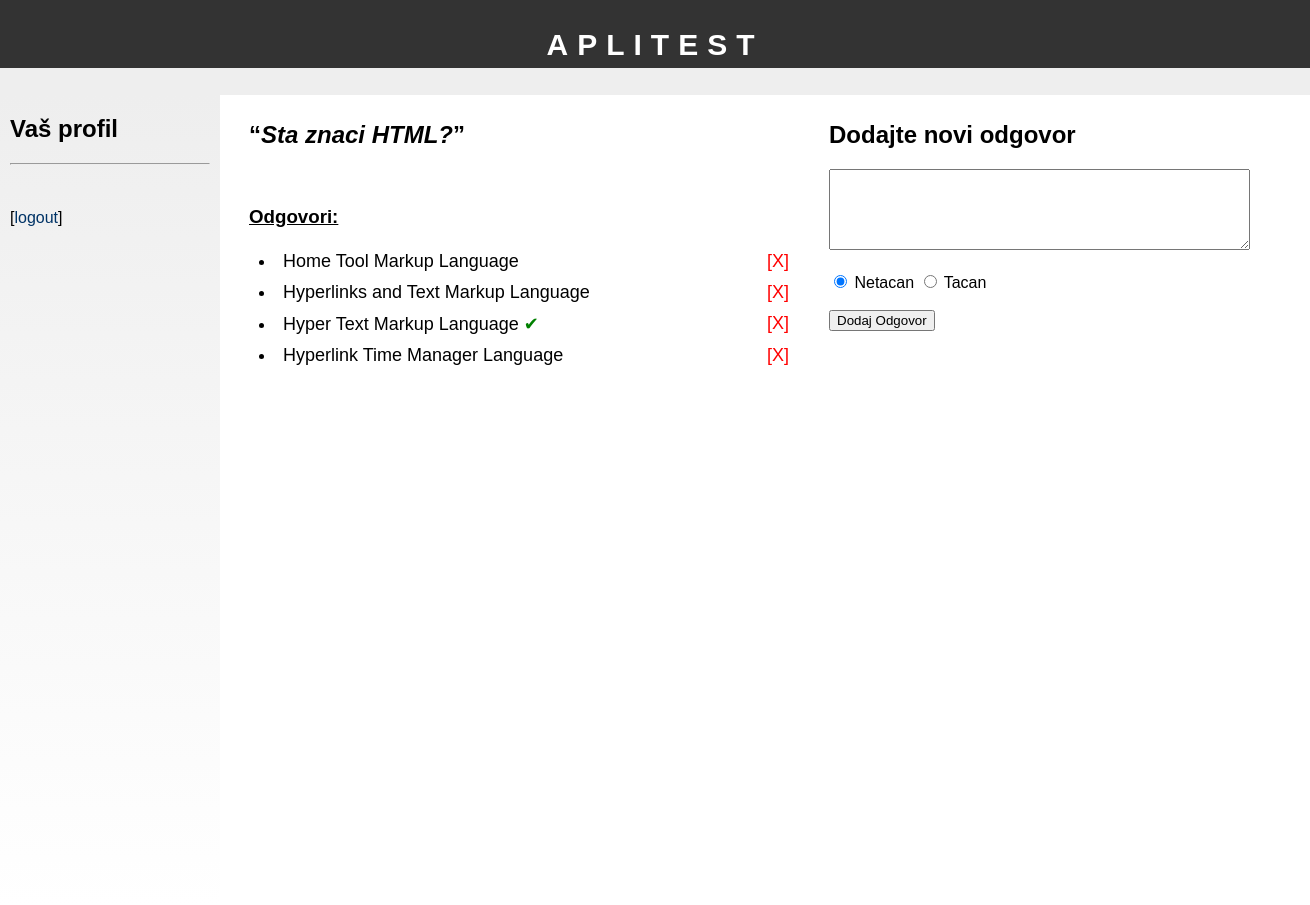
Page /prof_Odgovori.php?pitanje_id=1 on the committed database.
### tables this page shows
CREATE TABLE `pitanja` (
  `id` int(11) NOT NULL,
  `id_predmeta` int(11) NOT NULL,
  `opis` text NOT NULL
);

CREATE TABLE `odgovori` (
  `id` int(11) NOT NULL,
  `id_pitanja` int(11) NOT NULL,
  `odgovor` text NOT NULL,
  `tacan` enum('0','1') NOT NULL
);

### prof_Odgovori.php (the view, shortened to what this page needs)
<?php
require("header.php");
if(isset($_GET['pitanje_id'])){
		echo"<div class='pitanja'>";
		$get_pitanja="select * from pitanja where id=".$_SESSION['PITANJE'];
		$run_pitanja = mysqli_query($con, $get_pitanja);
		while($row_pitanja=mysqli_fetch_array($run_pitanja)){
			$pitanje_opis=$row_pitanja['opis'];
			echo "<h2><q><i><a href='prof_Pitanja.php'>".htmlspecialchars($pitanje_opis)."</a></i></q></h2>
			<br>
				<h3><ins>Odgovori:</ins></h3>";
		}
		$get_pit_odg="SELECT * FROM odgovori WHERE id_pitanja=".$_SESSION['PITANJE'];
		$run_pit_odg=mysqli_query($con, $get_pit_odg);
		while($row_pit_odg=mysqli_fetch_array($run_pit_odg)){
			$odg_id=$row_pit_odg['id'];
			$odg_odg=$row_pit_odg['odgovor'];
			$odg_tacan=$row_pit_odg['tacan'];
				echo"<li>".htmlspecialchars($odg_odg);
				if($odg_tacan==1){
					echo"<spawn style='color:green;'> &#10004; </spawn>";
				}
				echo"<spawn style='margin-left:20px;'><a style='color:red;float:right;'  href='delOdgovor.php?id=".$odg_id."'>[X] </a></spawn></li>";
		}
		echo"</div>";
	}
	?>
<div class="form_pitanje">
<h2>Dodajte novi odgovor</h2>
	<form name="dodajPitanje" method="post" action="" >
		<textarea name="odgovor_pitanja" rows="5" cols="50"></textarea>
		<br><br>
			<input type="radio" name="tacanOdg" value="0" checked> Netacan
			<input type="radio" name="tacanOdg" value="1"> Tacan
		<br><br>
		<input type="submit" name="dodaj_Odgovor" value="Dodaj Odgovor">
	</form>
</div>
<?php
require("footer.php");
?>

### css/style.css (style rules this page uses)
body { font-family: "trebuchet ms", verdana, sans-serif; width:100%; min-width:1300px; margin:0; }
a { color:#003366; text-decoration:none; }
.predmeti li,.pitanja li { padding: 5px 10px 5px 10px; font-size:18px; }
.form_pitanje { width:450px; display:inline-block; }
.pitanja { margin:0 30px 0 0; width:550px; float:left; }
.pitanja a { text-decoration:none; color:black; }

### rows in the picture
pitanja: opis "Sta znaci HTML?"
odgovori: odgovor "Home Tool Markup Language"
odgovori: odgovor "Hyperlinks and Text Markup Language"
odgovori: odgovor "Hyper Text Markup Language"
odgovori: odgovor "Hyperlink Time Manager Language"

### other values in the picture
$config_sitename "APLITEST"
